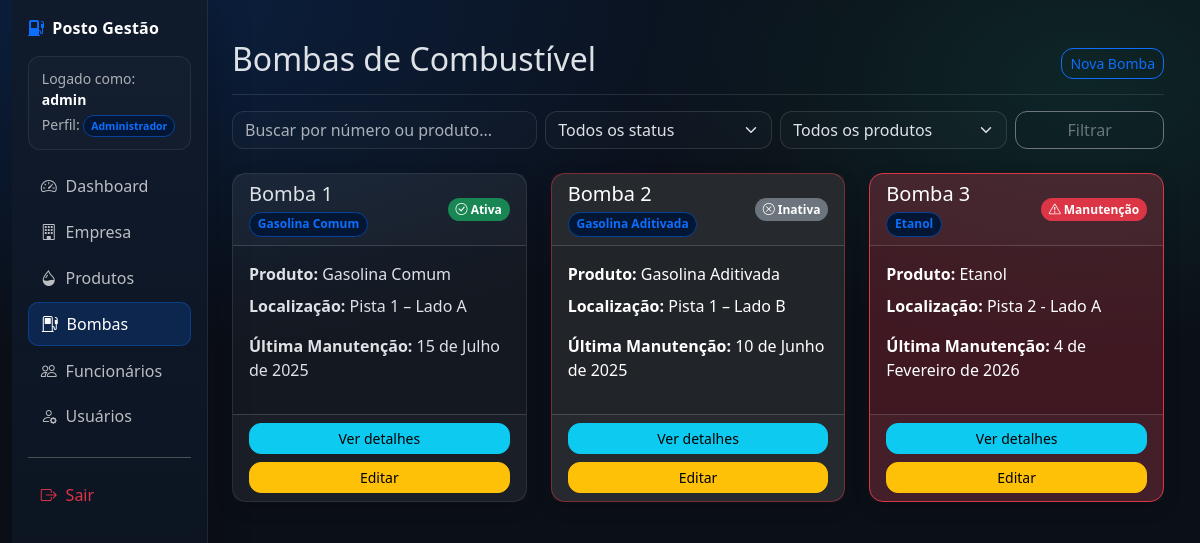
The app's page /bombas/ (signed in) with its own data.
### accounts/models.py (models this page shows, shortened)
class CustomUser(AbstractUser):
    PERFIL_CHOICES = (
        ('ADMIN', 'Administrador'),
        ('GERENTE', 'Gerente'),
        ('OPERADOR', 'Operador'),
    )
    nome_completo = models.CharField('Nome completo', max_length=255, default='')
    perfil = models.CharField(max_length=10, choices=PERFIL_CHOICES, default='OPERADOR')
    data_cadastro = models.DateTimeField(auto_now_add=True)
    REQUIRED_FIELDS = ["email", "nome_completo"]

### bombas/models.py (models this page shows, shortened)
class Bomba(models.Model):
    STATUS_CHOICES = (
        ('ATIVA', 'Ativa'),
        ('INATIVA', 'Inativa'),
        ('MANUTENCAO', 'Manutenção'),
    )
    numero = models.CharField(max_length=50, unique=True)
    produto = models.ForeignKey(Produto, on_delete=models.PROTECT, related_name='bombas')
    status = models.CharField(max_length=15, choices=STATUS_CHOICES, default='ATIVA')
    localizacao = models.CharField(max_length=100)
    data_instalacao = models.DateField()
    data_ultima_manutencao = models.DateField(blank=True, null=True)
    observacoes = models.TextField(blank=True, null=True)

### produtos/models.py (models this page shows, shortened)
class Produto(models.Model):
    codigo = models.CharField(max_length=50, unique=True)
    nome = models.CharField(max_length=100)
    unidade_medida = models.CharField(max_length=20, default='Litros')
    preco_custo = models.DecimalField(max_digits=10, decimal_places=2)
    preco_venda = models.DecimalField(max_digits=10, decimal_places=2)
    estoque_atual = models.DecimalField(max_digits=10, decimal_places=2)
    estoque_minimo = models.DecimalField(max_digits=10, decimal_places=2)
    is_active = models.BooleanField(default=True)
    data_cadastro = models.DateTimeField(auto_now_add=True)
    data_atualizacao = models.DateTimeField(auto_now=True)

### bombas/views.py (the view)
# urls.py: path('', views.BombaListView.as_view(), name='bomba_list'),
class BombaListView(LoginRequiredMixin, PaginateBy20Mixin, ListView):
    model = Bomba
    template_name = 'bombas/bomba_list.html'
    context_object_name = 'bombas'
    def get_queryset(self):
        base_qs = Bomba.objects.all().select_related('produto').order_by('numero')
        self.filterset = BombaFilter(data=self.request.GET, queryset=base_qs)
        return self.filterset.qs
    def get_context_data(self, **kwargs):
        context = super().get_context_data(**kwargs)
        context['filterset'] = getattr(self, 'filterset', None)
        context['status_choices'] = Bomba.STATUS_CHOICES
        context['produtos'] = Produto.objects.filter(is_active=True).order_by('nome')
        return context

### bombas/templates/bombas/bomba_list.html (shortened to what this page needs)
{% extends 'base.html' %}
{% block content %}
<div class="d-flex justify-content-between flex-wrap flex-md-nowrap align-items-center pt-3 pb-2 mb-3 border-bottom">
    <h1 class="h2">Bombas de Combustível</h1>
    <div class="btn-toolbar mb-2 mb-md-0">
        {% if request.user.perfil == "ADMIN" or request.user.perfil == "GERENTE" %}
            <a href="{% url 'bomba_create' %}" class="btn btn-sm btn-outline-primary">Nova Bomba</a>
        {% endif %}
    </div>
</div>
<form method="get" class="mb-4">
    <div class="row g-2">
        <div class="col-md-4">
            <input type="text" name="q" class="form-control" placeholder="Buscar por número ou produto..." value="{{ request.GET.q }}">
        </div>
        <div class="col-md-3">
            <select name="status" class="form-select">
                <option value="">Todos os status</option>
            </select>
        </div>
        <div class="col-md-3">
            <select name="produto" class="form-select">
                <option value="">Todos os produtos</option>
            </select>
        </div>
        <div class="col-md-2 d-grid">
            <button class="btn btn-outline-secondary" type="submit">Filtrar</button>
        </div>
    </div>
</form>
<div class="row">
    {% for bomba in bombas %}
    <div class="col-md-4 mb-4">
        <div class="card h-100
            {% if bomba.status == 'MANUTENCAO' %}
                border-danger bg-danger bg-opacity-25 text-white
            {% elif bomba.status == 'INATIVA' %}
                border-danger border-opacity-50 bg-dark text-white
            {% endif %}
        ">
            <div class="card-header d-flex justify-content-between align-items-center">
                <div>
                    <h5 class="mb-1">Bomba {{ bomba.numero }}</h5>
                    <span class="badge bg-primary-subtle text-primary border border-primary-subtle">
                        {{ bomba.produto.nome }}
                    </span>
                </div>
                {% if bomba.status == 'ATIVA' %}
                    <span class="badge bg-success">
                        <i class="bi bi-check-circle"></i> {{ bomba.get_status_display }}
                    </span>
                {% elif bomba.status == 'MANUTENCAO' %}
                    <span class="badge bg-danger">
                        <i class="bi bi-exclamation-triangle"></i> {{ bomba.get_status_display }}
                    </span>
                {% else %}
                    <span class="badge bg-secondary">
                        <i class="bi bi-x-circle"></i> {{ bomba.get_status_display }}
                    </span>
                {% endif %}
            </div>
            <div class="card-body">
                <p class="mb-2"><strong>Produto:</strong> {{ bomba.produto.nome }}</p>
                <p><strong>Localização:</strong> {{ bomba.localizacao }}</p>
                <p><strong>Última Manutenção:</strong> {{ bomba.data_ultima_manutencao|default:"Não registrada" }}</p>
            </div>
            <div class="card-footer">
                <div class="d-grid gap-2">
                    <a href="{% url 'bomba_detail' bomba.pk %}" class="btn btn-sm btn-info">Ver detalhes</a>
                    {% if user.perfil == 'ADMIN' or user.perfil == 'GERENTE' %}
                        <a href="{% url 'bomba_update' bomba.pk %}" class="btn btn-sm btn-warning">Editar</a>
                    {% endif %}
                </div>
            </div>
        </div>
    </div>
    {% endfor %}
</div>
{% endblock %}

### templates/base.html (shortened to what this page needs)
{% load django_bootstrap5 %}
{% load static %}
<!DOCTYPE html>
<html lang="pt-br" data-bs-theme="dark">
<head>
    {% bootstrap_css %}
    <link rel="stylesheet" href="https://cdn.jsdelivr.net/npm/bootstrap-icons@1.11.3/font/bootstrap-icons.min.css">
    <link rel="stylesheet" href="{% static 'css/app.css' %}">
</head>
<body>
<div class="container-fluid app-shell">
    <div class="row g-0">
        {% if user.is_authenticated %}
        {% with current=request.resolver_match.url_name %}
        <aside class="col-md-3 col-lg-2 d-md-block sidebar p-3">
            <div class="d-flex align-items-center justify-content-between mb-3">
                <div class="brand text-white">
                    <i class="bi bi-fuel-pump-fill me-2 text-primary"></i>Posto Gestão
                </div>
            </div>
            <div class="small text-muted mb-3 user-chip">
                Logado como: <strong class="text-white">{{ user.username }}</strong>
                <div class="mt-1">
                    Perfil:
                    <span class="badge bg-primary-subtle text-primary border border-primary-subtle">
                        {{ user.get_perfil_display }}
                    </span>
                </div>
            </div>
            <ul class="nav nav-pills flex-column gap-1">
                <li class="nav-item">
                    <a href="{% url 'dashboard' %}" class="nav-link {% if current == 'dashboard' %}active{% endif %}">
                        <i class="bi bi-speedometer2"></i> Dashboard
                    </a>
                </li>
                {% if user.perfil != 'OPERADOR' %}
                <li class="nav-item">
                    <a href="{% url 'empresa_detail' %}" class="nav-link {% if current == 'empresa_detail' or current == 'empresa_create' or current == 'empresa_update' %}active{% endif %}">
                        <i class="bi bi-building"></i> Empresa
                    </a>
                </li>
                {% endif %}
                <li class="nav-item">
                    <a href="{% url 'produto_list' %}" class="nav-link {% if current == 'produto_list' or current == 'produto_create' or current == 'produto_update' %}active{% endif %}">
                        <i class="bi bi-droplet-half"></i> Produtos
                    </a>
                </li>
                <li class="nav-item">
                    <a href="{% url 'bomba_list' %}" class="nav-link {% if current == 'bomba_list' or current == 'bomba_create' or current == 'bomba_update' %}active{% endif %}">
                        <i class="bi bi-fuel-pump"></i> Bombas
                    </a>
                </li>
                <li class="nav-item">
                    <a href="{% url 'funcionario_list' %}" class="nav-link {% if current == 'funcionario_list' or current == 'funcionario_create' or current == 'funcionario_update' %}active{% endif %}">
                        <i class="bi bi-people"></i> Funcionários
                    </a>
                </li>
                {% if user.perfil == 'ADMIN' %}
                <li class="nav-item">
                    <a href="{% url 'user_list' %}" class="nav-link {% if current == 'user_list' or current == 'user_create' or current == 'user_update' %}active{% endif %}">
                        <i class="bi bi-person-gear"></i> Usuários
                    </a>
                </li>
                {% endif %}
                <li class="nav-item mt-3 pt-3 border-top app-border">
                    <form action="{% url 'logout' %}" method="post">
                        <button type="submit" class="nav-link w-100 text-start text-danger border-0 bg-transparent">
                            <i class="bi bi-box-arrow-right"></i> Sair
                        </button>
                    </form>
                </li>
            </ul>
        </aside>
        {% endwith %}
        <main class="col-md-9 col-lg-10 content">
        {% else %}
        <main class="col-12 content">
        {% endif %}
            {% block content %}{% endblock %}
        </main>
    </div>
</div>
</body>
</html>

### static/css/app.css (style rules this page uses)
:root { --app-bg: #0b0f17; --sidebar-bg: #0f1624; --card-bg: rgba(255,255,255,.04); --card-border: rgba(255,255,255,.10); --muted: rgba(255,255,255,.65); }
body { background: radial-gradient(1200px 600px at 10% 0%, rgba(13,110,253,.18), transparent 60%), radial-gradient(800px 500px at 90% 10%, rgba(32,201,151,.12), transparent 55%), var(--app-bg); }
.app-shell { min-height: 100vh; }
.sidebar { min-height: 100vh; background: linear-gradient(180deg, rgba(16,26,44,.98), rgba(12,18,30,.95)); border-right: 1px solid rgba(255,255,255,.08); box-shadow: 12px 0 30px rgba(0,0,0,.18); }
.sidebar .brand { font-weight: 700; letter-spacing: .2px; }
.user-chip { border: 1px solid rgba(255,255,255,.08); background: rgba(255,255,255,.02); border-radius: 12px; padding: .7rem .8rem; }
.sidebar .nav-link { color: rgba(255,255,255,.72); border-radius: 10px; padding: .55rem .8rem; display: flex; gap: .55rem; align-items: center; transition: all .2s ease; }
.sidebar .nav-link.active { background: rgba(13,110,253,.18); color: #fff; border: 1px solid rgba(13,110,253,.35); }
.content { padding: 24px; }
.card { background: var(--card-bg); border: 1px solid var(--card-border); border-radius: 14px; box-shadow: 0 6px 18px rgba(0,0,0,.15); }
.border-bottom { border-color: rgba(255,255,255,.10)!important; }
.text-muted { color: var(--muted)!important; }
.form-control, .form-select { border-radius: 12px; background-color: rgba(255,255,255,.02); border-color: rgba(255,255,255,.12); }
.btn { border-radius: 12px; }
.badge { border-radius: 999px; padding: .45em .65em; font-weight: 600; }

### records on screen
CustomUser: username "admin", perfil "Administrador"
Bomba: numero "1", produto.nome "Gasolina Comum", status "Ativa", localizacao "Pista 1 – Lado A", data_ultima_manutencao "15 de Julho de 2025"
Bomba: numero "2", produto.nome "Gasolina Aditivada", status "Inativa", localizacao "Pista 1 – Lado B", data_ultima_manutencao "10 de Junho de 2025"
Bomba: numero "3", produto.nome "Etanol", status "Manutenção", localizacao "Pista 2 - Lado A", data_ultima_manutencao "4 de Fevereiro de 2026"
